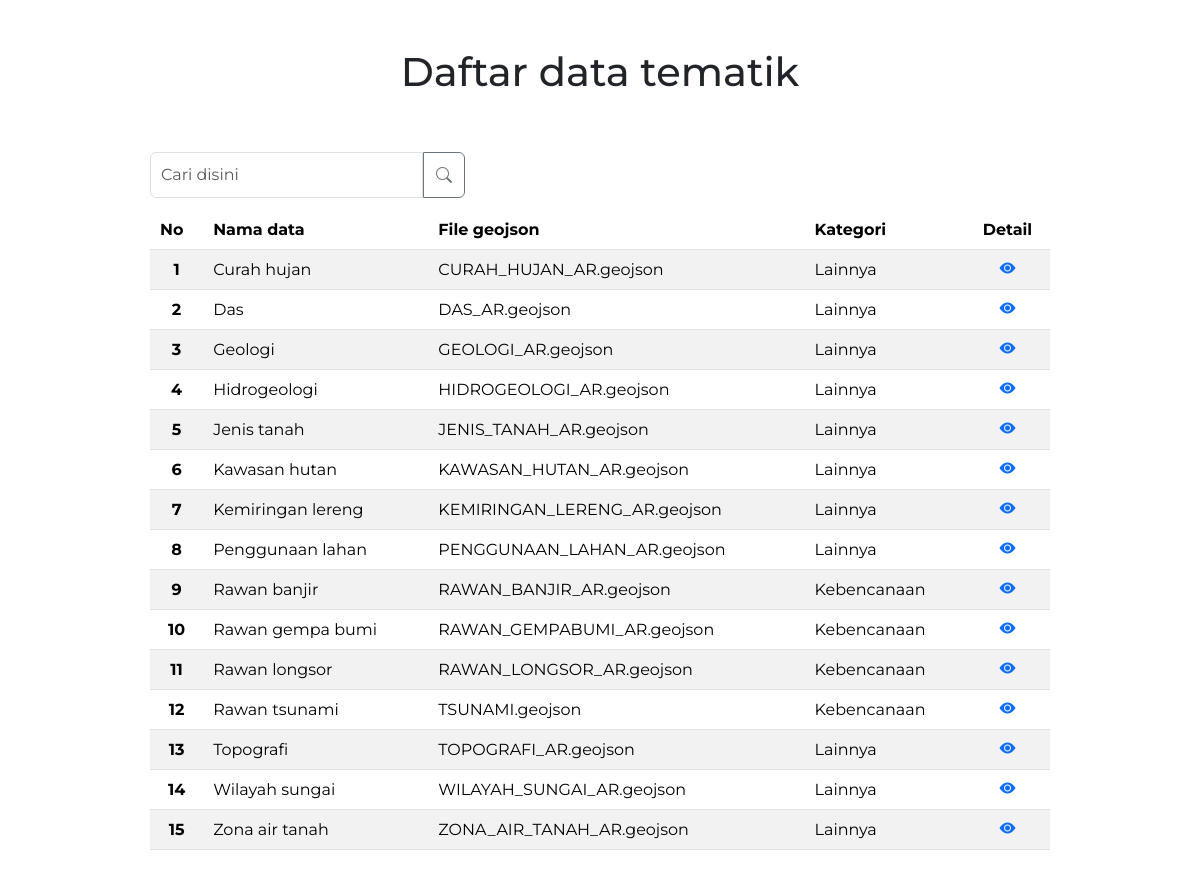
The app's page /backend/daftar-tematik.php (signed in) with its own data.
### tables this page shows
CREATE TABLE `tematik` (
  `id` int NOT NULL,
  `nama_tematik` varchar(255) NOT NULL,
  `file_json` varchar(255) NOT NULL,
  `icon` varchar(255) NOT NULL,
  `icon_id` varchar(255) NOT NULL,
  `checkbox_id` varchar(255) NOT NULL,
  `kategori` int NOT NULL,
  `id_jenis_file` int DEFAULT NULL,
  `hide` int DEFAULT '1'
);

CREATE TABLE `kategori_tematik` (
  `id_kategori` int NOT NULL,
  `nama_kategori` varchar(255) NOT NULL
);

### backend/daftar-tematik.php (called while the page is built, shortened)
<?php
require 'functions/functions.php';
$getdata = query("SELECT * FROM tematik JOIN kategori_tematik ON tematik.kategori = kategori_tematik.id_kategori ORDER BY tematik.nama_tematik ASC");
$i = 0;
require 'views/daftar-tematik.view.php';

### backend/functions/functions.php (called while the page is built, shortened)
<?php
include_once 'sweetalert.php';
if (!function_exists('koneksi')) {
    function koneksi()
    {
        $conn = mysqli_connect("localhost", "root", "", "webgis_cilegon");
        return $conn;
    }
}
if (!function_exists('query')) {
    function query($sql, $params = [])
    {
        $conn = koneksi();
        $stmt = mysqli_prepare($conn, $sql);
        $result = mysqli_stmt_execute($stmt);
        $rows = [];
        $result_set = mysqli_stmt_get_result($stmt);
        while ($row = mysqli_fetch_assoc($result_set)) {
            $rows[] = $row;
        }
        return $rows;
    }
}

### backend/views/daftar-tematik.view.php (the view, shortened to what this page needs)
<?php include 'views/partials/starter-head.php' ?>
<div class="container-fluid">
    <h1 class="mt-5 mb-2 text-center text-dark">Daftar data tematik</h1>
    <div class="row w-75 m-auto">
        <div class="input-group searching mb-2 mt-5">
            <input type="search" name="keyword" id="keyword" class="form-control input-search" placeholder="Cari disini"
                aria-label="Cari disini" aria-describedby="button-addon2">
            <button class="btn btn-search btn-outline-secondary" name="search" id="search-button" type="submit"
                id="cari"><i class="bi bi-search"></i></button>
        </div>
        <div id="search-container">
            <div class="table-responsive">
                <table class="table table-striped m-auto mt-1 mb-5">
                    <thead>
                        <tr class="fofa">
                            <th scope="col">No</th>
                            <th scope="col">Nama data</th>
                            <th scope="col">File geojson</th>
                            <th scope="col">Kategori</th>
                            <th class="text-center" scope="col">Detail</th>
                        </tr>
                    </thead>
                    <tbody>
                        <?php foreach ($getdata as $i => $a) : ?>
                        <tr>
                            <th class="text-center" scope="row"><?= $i + 1; ?></th>
                            <td><?= $a['nama_tematik']; ?></td>
                            <td><?= $a['file_json']; ?></td>
                            <td><?= $a['nama_kategori']; ?></td>
                            <td class="text-center"><a href="detail-tematik?id=<?= $a["id"] ?>"><i
                                        class="bi bi-eye-fill"></i></a></td>
                        </tr>
                        <?php endforeach; ?>
                    </tbody>
                </table>
            </div>
        </div>
    </div>
</div>
<?php include 'views/partials/starter-foot.php' ?>

### backend/css/default.css (style rules this page uses)
* { padding: 0 !important; margin: 0 !important; }

### backend/css/daftar-tematik.css (style rules this page uses)
* { font-family: Montserrat; }
th { padding: 10px !important; }
td { padding: 10px !important; }

### backend/views/partials/starter-head.php (style rules this page uses)
.btn-search { padding: 8px 12px 8px 12px !important; }
.input-search { padding: 10px !important; }
.searching { width: 35% !important; }

### records on screen
tematik: nama_tematik "Curah hujan", file_json "CURAH_HUJAN_AR.geojson", kategori.nama_kategori "Lainnya"
tematik: nama_tematik "Das", file_json "DAS_AR.geojson", kategori.nama_kategori "Lainnya"
tematik: nama_tematik "Geologi", file_json "GEOLOGI_AR.geojson", kategori.nama_kategori "Lainnya"
tematik: nama_tematik "Hidrogeologi", file_json "HIDROGEOLOGI_AR.geojson", kategori.nama_kategori "Lainnya"
tematik: nama_tematik "Jenis tanah", file_json "JENIS_TANAH_AR.geojson", kategori.nama_kategori "Lainnya"
tematik: nama_tematik "Kawasan hutan", file_json "KAWASAN_HUTAN_AR.geojson", kategori.nama_kategori "Lainnya"
tematik: nama_tematik "Kemiringan lereng", file_json "KEMIRINGAN_LERENG_AR.geojson", kategori.nama_kategori "Lainnya"
tematik: nama_tematik "Penggunaan lahan", file_json "PENGGUNAAN_LAHAN_AR.geojson", kategori.nama_kategori "Lainnya"
tematik: nama_tematik "Rawan banjir", file_json "RAWAN_BANJIR_AR.geojson", kategori.nama_kategori "Kebencanaan"
tematik: nama_tematik "Rawan gempa bumi", file_json "RAWAN_GEMPABUMI_AR.geojson", kategori.nama_kategori "Kebencanaan"
tematik: nama_tematik "Rawan longsor", file_json "RAWAN_LONGSOR_AR.geojson", kategori.nama_kategori "Kebencanaan"
tematik: nama_tematik "Rawan tsunami", file_json "TSUNAMI.geojson", kategori.nama_kategori "Kebencanaan"
tematik: nama_tematik "Topografi", file_json "TOPOGRAFI_AR.geojson", kategori.nama_kategori "Lainnya"
tematik: nama_tematik "Wilayah sungai", file_json "WILAYAH_SUNGAI_AR.geojson", kategori.nama_kategori "Lainnya"
tematik: nama_tematik "Zona air tanah", file_json "ZONA_AIR_TANAH_AR.geojson", kategori.nama_kategori "Lainnya"
